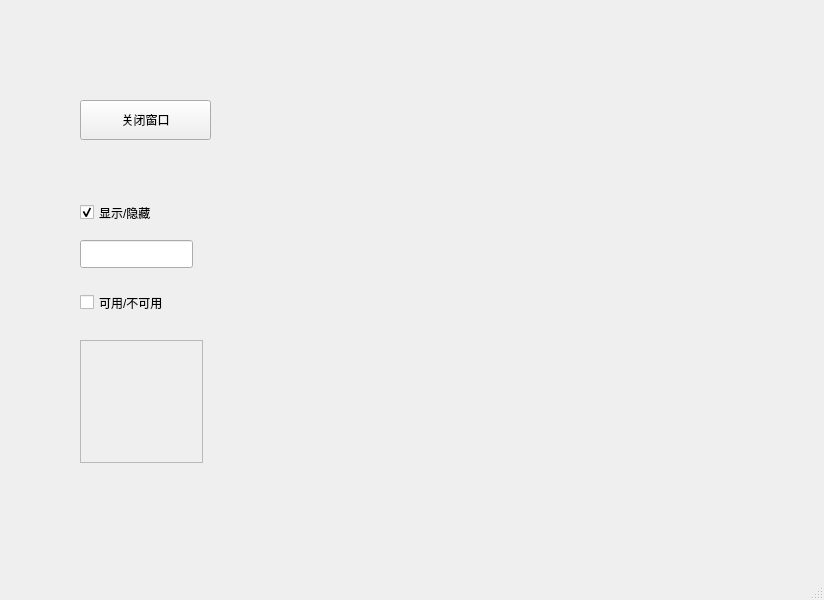
<?xml version="1.0" encoding="UTF-8"?>
<ui version="4.0">
 <class>MainWindow</class>
 <widget class="QMainWindow" name="MainWindow">
  <property name="geometry">
   <rect>
    <x>0</x>
    <y>0</y>
    <width>824</width>
    <height>600</height>
   </rect>
  </property>
  <property name="windowTitle">
   <string>MainWindow</string>
  </property>
  <widget class="QWidget" name="centralwidget">
   <widget class="QPushButton" name="pushButton">
    <property name="geometry">
     <rect>
      <x>80</x>
      <y>100</y>
      <width>131</width>
      <height>40</height>
     </rect>
    </property>
    <property name="text">
     <string>关闭窗口</string>
    </property>
   </widget>
   <widget class="QCheckBox" name="checkBox">
    <property name="geometry">
     <rect>
      <x>80</x>
      <y>200</y>
      <width>122</width>
      <height>25</height>
     </rect>
    </property>
    <property name="text">
     <string>显示/隐藏</string>
    </property>
    <property name="checked">
     <bool>true</bool>
    </property>
    <property name="tristate">
     <bool>false</bool>
    </property>
   </widget>
   <widget class="QCheckBox" name="checkBox_2">
    <property name="geometry">
     <rect>
      <x>80</x>
      <y>290</y>
      <width>181</width>
      <height>25</height>
     </rect>
    </property>
    <property name="text">
     <string>可用/不可用</string>
    </property>
   </widget>
   <widget class="QLineEdit" name="lineEdit">
    <property name="geometry">
     <rect>
      <x>80</x>
      <y>240</y>
      <width>113</width>
      <height>28</height>
     </rect>
    </property>
   </widget>
   <widget class="QTextEdit" name="textEdit">
    <property name="enabled">
     <bool>false</bool>
    </property>
    <property name="geometry">
     <rect>
      <x>80</x>
      <y>340</y>
      <width>123</width>
      <height>123</height>
     </rect>
    </property>
   </widget>
  </widget>
  <widget class="QMenuBar" name="menubar">
   <property name="geometry">
    <rect>
     <x>0</x>
     <y>0</y>
     <width>824</width>
     <height>34</height>
    </rect>
   </property>
  </widget>
  <widget class="QStatusBar" name="statusbar"/>
 </widget>
 <resources/>
 <connections>
  <connection>
   <sender>pushButton</sender>
   <signal>clicked()</signal>
   <receiver>MainWindow</receiver>
   <slot>close()</slot>
   <hints>
    <hint type="sourcelabel">
     <x>146</x>
     <y>155</y>
    </hint>
    <hint type="destinationlabel">
     <x>200</x>
     <y>280</y>
    </hint>
   </hints>
  </connection>
  <connection>
   <sender>checkBox</sender>
   <signal>toggled(bool)</signal>
   <receiver>lineEdit</receiver>
   <slot>setVisible(bool)</slot>
   <hints>
    <hint type="sourcelabel">
     <x>121</x>
     <y>255</y>
    </hint>
    <hint type="destinationlabel">
     <x>114</x>
     <y>281</y>
    </hint>
   </hints>
  </connection>
  <connection>
   <sender>checkBox_2</sender>
   <signal>toggled(bool)</signal>
   <receiver>textEdit</receiver>
   <slot>setEnabled(bool)</slot>
   <hints>
    <hint type="sourcelabel">
     <x>183</x>
     <y>340</y>
    </hint>
    <hint type="destinationlabel">
     <x>172</x>
     <y>410</y>
    </hint>
   </hints>
  </connection>
 </connections>
</ui>
